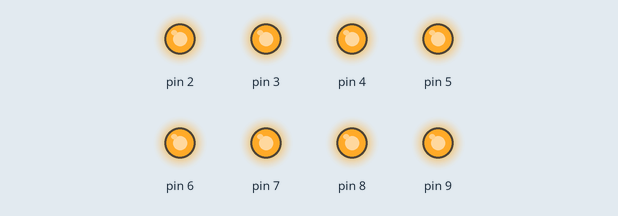
Bench run of a sketch on a simulated Arduino Uno, built with avr-gcc and run on an emulated ATmega328P. Parts: output pins drawn as LEDs (lit = HIGH).

Above: at 3.5 s.
At 5.3 s:
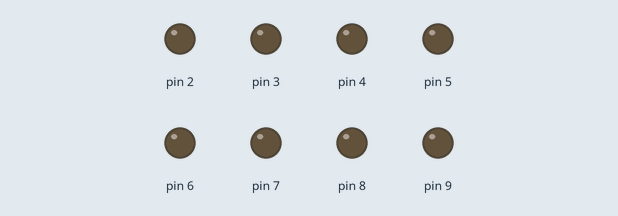
Timing chart, 0 to 11.3 s (numbered marks = the images above):
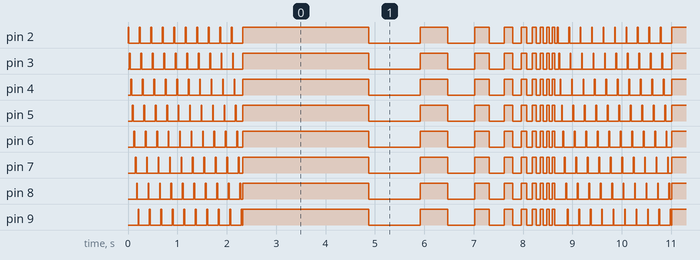

Measured:
- by itself, pin 2–9: moves between LOW and HIGH, repeating every 8.7 s

The sketch:

homework_6.4.ino
```cpp
void setup()
{
  for (int i=2;i<=9;i++)
  {
    pinMode(i,OUTPUT);
  }
}

void loop()
{
  for(int s=1;s<=10;s++)
  {
    for (int i=2;i<=9;i++)
    {
      digitalWrite(i, HIGH);
      delay(17);
      digitalWrite(i, LOW);
      delay(12);
      }
   }
   for (int i=2;i<=9;i++)
   {
    digitalWrite(i, HIGH);
   }
   delay(1500);
   for( int  h=1000;h>0;h=h-h/2-1)
   {
    for (int w=2;w<=9;w++)
    {
      digitalWrite(w, HIGH);
      }
     delay(h+50);
     for (int w=2;w<=9;w++)
     {
      digitalWrite(w, LOW);
      }
      delay(h+50);
   }
}
```
